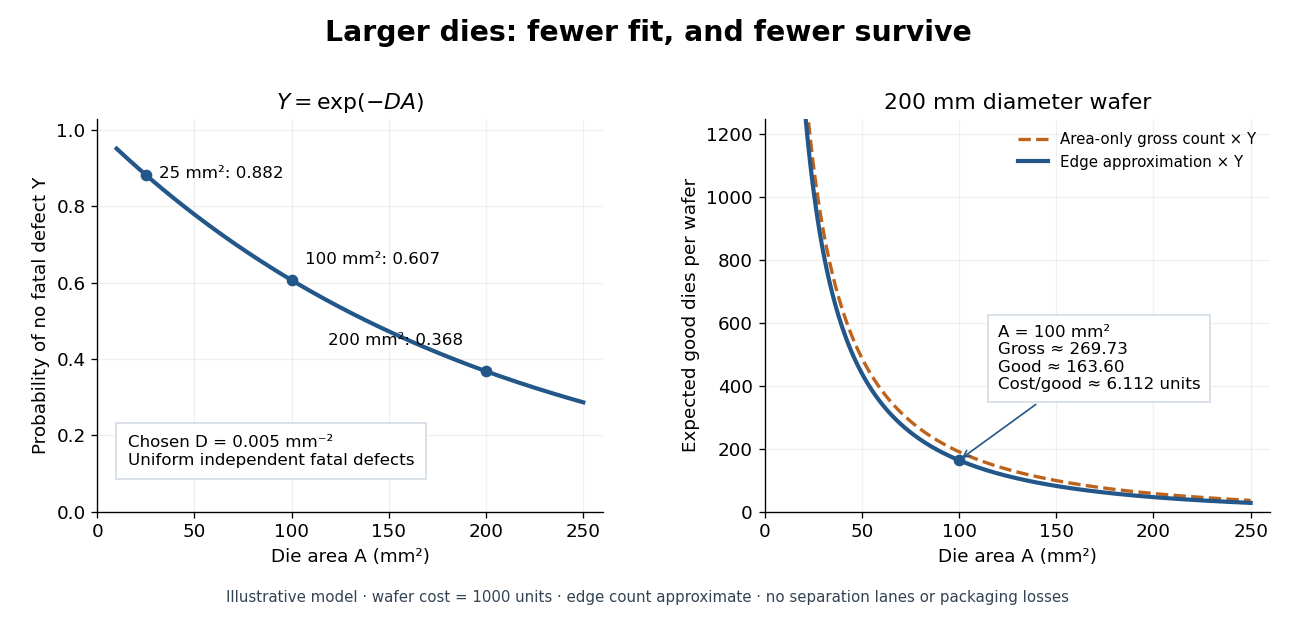

This figure's Python source:
"""Illustrative independent-defect yield and wafer output, not measured data.

Tested with Python 3.14, matplotlib 3.10.7 and numpy 2.3.5. Run from _media;
output uses this script's basename. The edge correction is approximate.
"""
from pathlib import Path

import matplotlib.pyplot as plt
import numpy as np


def main():
    plt.rcParams.update({'font.family': 'DejaVu Sans', 'font.size': 11,
                         'axes.spines.top': False, 'axes.spines.right': False})
    density = .005  # fatal defects per square millimetre, chosen assumption
    diameter = 200.  # mm
    cost = 1000.  # arbitrary cost units per processed wafer
    area = np.linspace(10, 250, 600)
    yield_fraction = np.exp(-density * area)
    area_only = np.pi * diameter**2 / (4 * area)
    edge_approx = area_only - np.pi * diameter / np.sqrt(2 * area)
    fig, (left, right) = plt.subplots(1, 2, figsize=(10.8, 5.2), dpi=120)
    fig.patch.set_facecolor('white')
    fig.suptitle('Larger dies: fewer fit, and fewer survive',
                 fontsize=17, weight='bold', y=.97)
    left.plot(area, yield_fraction, color='#235789', lw=2.5)
    marks = np.array([25., 100., 200.])
    left.scatter(marks, np.exp(-density * marks), color='#235789', zorder=3)
    for a, offset in zip(marks, [(8, -2), (8, 10), (-14, 16)]):
        left.annotate(f'{a:g} mm²: {np.exp(-density*a):.3f}',
                      (a, np.exp(-density*a)), xytext=offset,
                      textcoords='offset points', fontsize=10,
                      ha='right' if a == 200 else 'left')
    left.set(xlim=(0, 260), ylim=(0, 1.03), xlabel='Die area A (mm²)',
             ylabel='Probability of no fatal defect Y', title=r'$Y=\exp(-DA)$')
    left.text(.06, .12, 'Chosen D = 0.005 mm⁻²\nUniform independent fatal defects',
              transform=left.transAxes, fontsize=10,
              bbox={'facecolor': 'white', 'edgecolor': '#d3dce4', 'pad': 7})
    right.plot(area, area_only * yield_fraction, color='#bd631c', lw=2,
               linestyle='--', label='Area-only gross count × Y')
    right.plot(area, edge_approx * yield_fraction, color='#235789', lw=2.5,
               label='Edge approximation × Y')
    a = 100.
    y = np.exp(-density * a)
    n = np.pi * diameter**2 / (4 * a) - np.pi * diameter / np.sqrt(2 * a)
    good = n * y
    right.scatter([a], [good], color='#235789', zorder=3)
    right.annotate(f'A = 100 mm²\nGross ≈ {n:.2f}\nGood ≈ {good:.2f}\nCost/good ≈ {cost/good:.3f} units',
                   (a, good), xytext=(120, 390), fontsize=10,
                   arrowprops={'arrowstyle': '->', 'color': '#235789'},
                   bbox={'facecolor': 'white', 'edgecolor': '#d3dce4', 'pad': 6})
    right.set(xlim=(0, 260), ylim=(0, 1250), xlabel='Die area A (mm²)',
              ylabel='Expected good dies per wafer', title='200 mm diameter wafer')
    right.legend(loc='upper right', frameon=False, fontsize=9)
    for ax in (left, right):
        ax.grid(alpha=.18)
    fig.text(.5, .035, 'Illustrative model · wafer cost = 1000 units · edge count approximate · no separation lanes or packaging losses',
             ha='center', fontsize=9, color='#344353')
    fig.subplots_adjust(left=.075, right=.98, bottom=.18, top=.81, wspace=.32)
    fig.savefig(Path(__file__).stem + '.png', facecolor='white', transparent=False)
    plt.close(fig)


if __name__ == '__main__':
    main()
